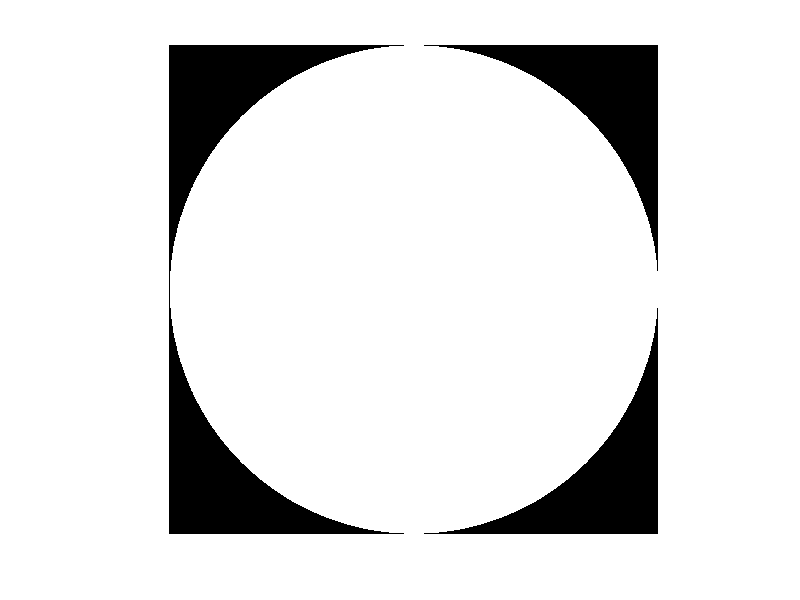
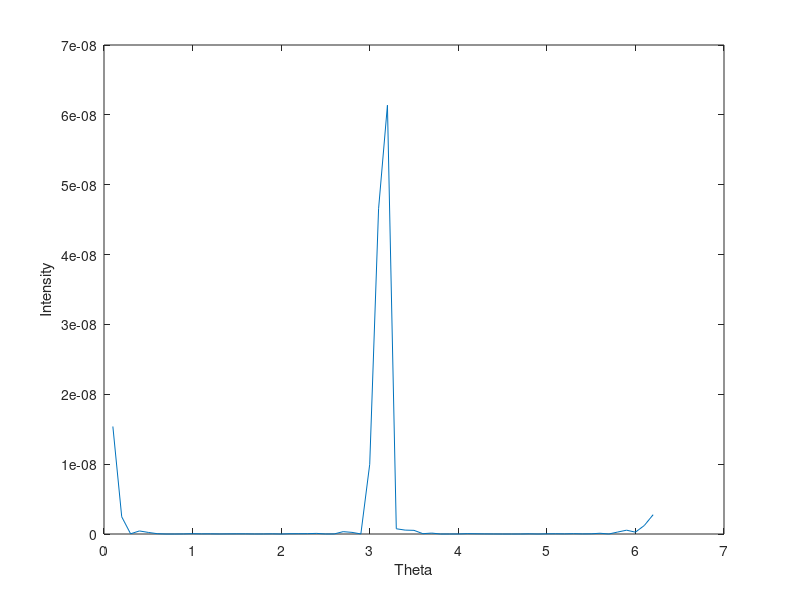

These charts were generated, in order, by the following MATLAB code: (Note: this script raises an error after producing the figures.)
%% Section 1. Variables and parameters
% laser wavelength
lambda = 632.8*10^-9; % m

% distance between aperture and screen
d = 20*10^-2; % m

% aperture radius
Aperture_Radius = (0.9/2)*10^-3; % m

% pixel width
pixel_width = 4.8*10-6; % m

% screen size
Screen_Size = 1000*pixel_width; % m

% aperture area
Aperture_Area = pi*(Aperture_Radius)^2; % m^2

% wavenumber
k = 2*pi/lambda;

fprintf("lambda = %d m", lambda);
fprintf("d = %d m", d);
fprintf("Aperture_Radius = %d m", Aperture_Radius);
fprintf("pixel_width = %d m", pixel_width);
fprintf("Screen_Size = %d m", Screen_Size);
fprintf("Aperture_Area = %d m^2", lambda);
fprintf("k = %d", k);

%% Section 2. Dividing aperture into area elements
% Calculate the initial value dxa for the spacing between aperture elements
d_a = Aperture_Radius;
d_s = 1/2*Screen_Size;
dxa = lambda/(2*(d_s + d_a)) * sqrt((d_s + d_a)^2 + d^2); %

% For large distances between the apperture and the target, the distance
% dxa might be comparable, or even larger than the aperture size. Here I
% check if the initial distance is large and limit it to 0.1 mm
if dxa > 0.1e-3
    dxa = 0.1e-3;
end

%If you want to make dxa smaller, then you can uncomment next line and use it.
%dxa=dxa/10;

N = ceil(Aperture_Radius/dxa); % Number of  elements that fits along the aperture radius;
Xa = -N*dxa:dxa:N*dxa; % Vector that contains the x coordinates of elements

[XaM, YaM] = meshgrid(Xa,Xa); % Matrix XaM contains X coordinates of all elements;
                              % Matrix YaM contains Y coordinates of all elements;

%% Section 3. Initializing the amplitude of the wave A(r_0) at the aperture
% Create a 2D array of amplitudes of the same size as arrays XaM and YaM of x and y coordinates
% All values are set to 0
A0 = zeros(size(XaM));

% Calculate the amplitude of the wave here:
P_a = 1; % W
Screen_Area = (1024*4.8*10^-6) * (1280*4.8*10^-6); % m^2
A_0 = sqrt(P_a/Screen_Area); % W/m^2

% 2D array that contains distances from corresponding elements to the
% center of the aperture;
Ra = sqrt(XaM.^2+YaM.^2);

% 2D logical array. Element of this array is equal to 1 (true) ff distance of the corresponding 
% aperture element to the center of the aperture is less than the aperture radius (element belongs to the aperture).
ind = (Ra<=Aperture_Radius);

% Setting amplitudes of all elements that are inside the aperture to the
% initial value
A0(ind) = A_0;

% Visualization of the amplitude array, just in case
figure(1);
imshow(A0./max(A0(:)));

%% Section 4. Dividing screen into area elements
% Calculate the initial value dxs for the spacing between screen elements elements
dxs = lambda/(2*(d_s+d_a))*sqrt((d_s+d_a)^2+d^2);

% Use what you have learned in Section 2 and create here a 1D array that contains x coordinated 
% of elements
Xs = -d_s:4.8*10-6:d_s;

%% Section 5. Constructing diffraction pattern
% This section is the main body of the simulation. In this section you have to:
% 1) Calculate the complex amplitude A(r) of the wave and its intensity I_wave(r) for every element of the array of screen elements Xs;
    % wavenumber
    k = 2*pi/lambda;

    K = atan(d./dxs);
    

% 2) calculate the Airy disk pattern I_Airy(r) for the array Xs, and compare it to I_wave(r);
    % angle of observation
    theta = 0:0.1:2*pi;

    % aperture radius
    a = 0.9/2*10^-3;

    % Bessel function of first kind of order one
    J_1 = besselj(1, k*a*sin(theta));

    % Initial intensity
    I_0 = 1;

    % Airy Disk intensity function
    I = I_0.*(2.*J_1./(k.*a.*sin(theta))).^2;

    figure(2);
    plot(theta, I);
    xlabel("Theta");
    ylabel("Intensity");

% 3) Create 2D arrays of x and y coordinates of the screen elements, analogues to XaM and YaM, see section 2 of the script;
    [XsM, YsM] = meshgrid(Xs,Xs); % Matrix XaM contains X coordinates of all elements;
                                  % Matrix YaM contains Y coordinates of all elements;

% 4) Calculate the intensity I_wave(r) for all elements on the screen, and plot it as a 2D image (analogue of the picture taken by camera);
    r_vals = sqrt(XsM.^2 + YsM.^2 + d.^2);
    syms r_a
    r = XsM;
    A = symsum(A_0.*K.*exp(1i.*k.*abs(r - r_a))./abs(r - r_a), r_a, XsM);
    I_wave = A.^2;
    figure(3);
    plot(r, I_wave);
    
% 5) Calculate the total power of the simulated diffraction pattern. It should be equal to the power of the wave at the aperture.
    S = [XsM, YsM];
    P_s = I_wave .* S;

%% Section 6. Extracting diffraction pattern from an image
IMAGE=imread('Image0.bmp');
figure(3);
imshow(IMAGE);

% Use ZOOM IN and DATA CURSOR tools of the figure window to find the
% center of the diffraction pattern.

% To be free of these restrictions we will convert uint8 type into double
% type:

IMAGE_dbl=double(IMAGE);

% Now you can calculate baground, rescale image data, extract cross section
% through the center of the diffraction pattern and compare it with the
% simulation



